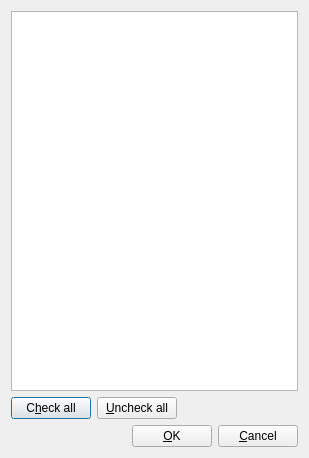
<ui version="4.0" >
 <class>Dialog</class>
 <widget class="QDialog" name="Dialog" >
  <property name="geometry" >
   <rect>
    <x>0</x>
    <y>0</y>
    <width>309</width>
    <height>458</height>
   </rect>
  </property>
  <property name="windowTitle" >
   <string>Flags</string>
  </property>
  <property name="sizeGripEnabled" >
   <bool>false</bool>
  </property>
  <property name="modal" >
   <bool>false</bool>
  </property>
  <layout class="QGridLayout" name="gridLayout" >
   <item row="0" column="0" >
    <widget class="QListWidget" name="list" />
   </item>
   <item row="1" column="0" >
    <layout class="QHBoxLayout" name="horizontalLayout_2" >
     <item>
      <widget class="QPushButton" name="checkAllButton" >
       <property name="text" >
        <string>C&amp;heck all</string>
       </property>
      </widget>
     </item>
     <item>
      <widget class="QPushButton" name="uncheckAllButton" >
       <property name="text" >
        <string>&amp;Uncheck all</string>
       </property>
      </widget>
     </item>
     <item>
      <spacer name="horizontalSpacer" >
       <property name="orientation" >
        <enum>Qt::Horizontal</enum>
       </property>
       <property name="sizeHint" stdset="0" >
        <size>
         <width>152</width>
         <height>20</height>
        </size>
       </property>
      </spacer>
     </item>
    </layout>
   </item>
   <item row="2" column="0" >
    <layout class="QHBoxLayout" name="horizontalLayout" >
     <item>
      <spacer name="horizontalSpacer_2" >
       <property name="orientation" >
        <enum>Qt::Horizontal</enum>
       </property>
       <property name="sizeHint" stdset="0" >
        <size>
         <width>152</width>
         <height>20</height>
        </size>
       </property>
      </spacer>
     </item>
     <item>
      <widget class="QPushButton" name="pushButton" >
       <property name="text" >
        <string>&amp;OK</string>
       </property>
      </widget>
     </item>
     <item>
      <widget class="QPushButton" name="pushButton_2" >
       <property name="text" >
        <string>&amp;Cancel</string>
       </property>
      </widget>
     </item>
    </layout>
   </item>
  </layout>
 </widget>
 <resources/>
 <connections>
  <connection>
   <sender>pushButton</sender>
   <signal>clicked()</signal>
   <receiver>Dialog</receiver>
   <slot>accept()</slot>
   <hints>
    <hint type="sourcelabel" >
     <x>212</x>
     <y>390</y>
    </hint>
    <hint type="destinationlabel" >
     <x>75</x>
     <y>390</y>
    </hint>
   </hints>
  </connection>
  <connection>
   <sender>pushButton_2</sender>
   <signal>clicked()</signal>
   <receiver>Dialog</receiver>
   <slot>reject()</slot>
   <hints>
    <hint type="sourcelabel" >
     <x>321</x>
     <y>386</y>
    </hint>
    <hint type="destinationlabel" >
     <x>134</x>
     <y>371</y>
    </hint>
   </hints>
  </connection>
 </connections>
</ui>
